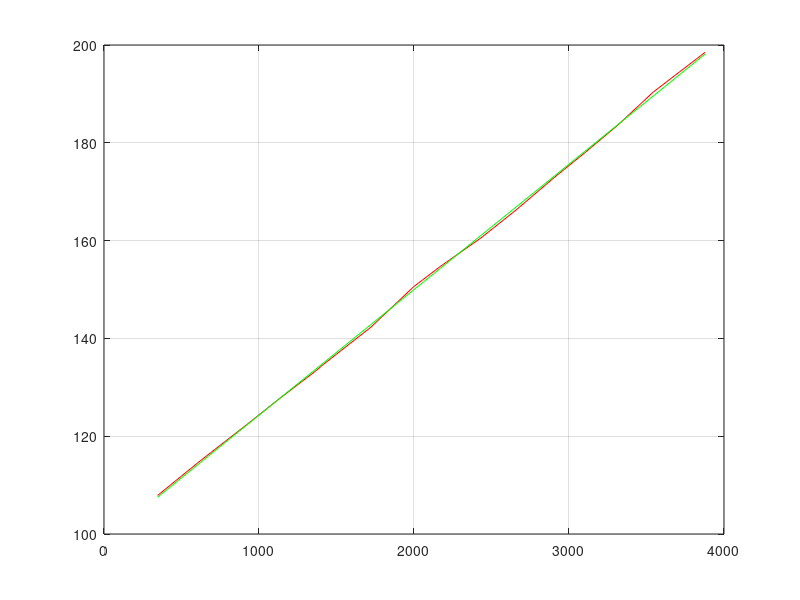
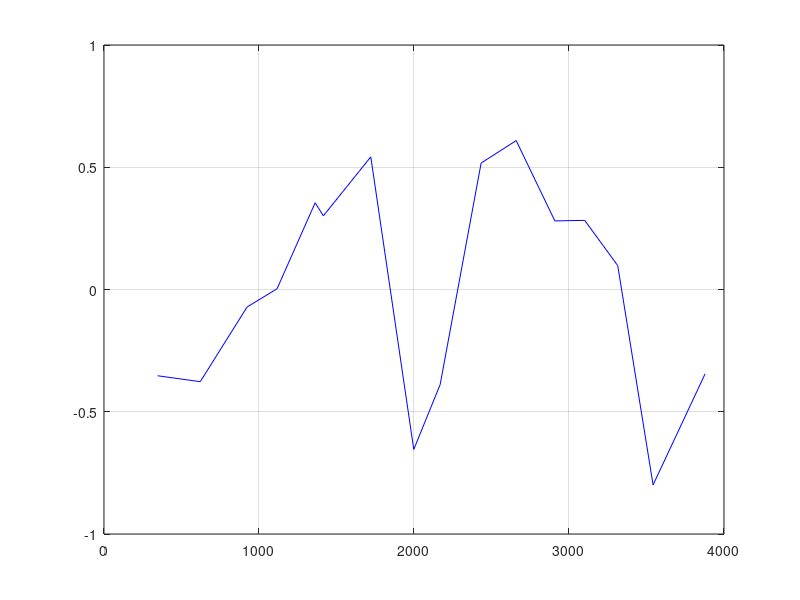
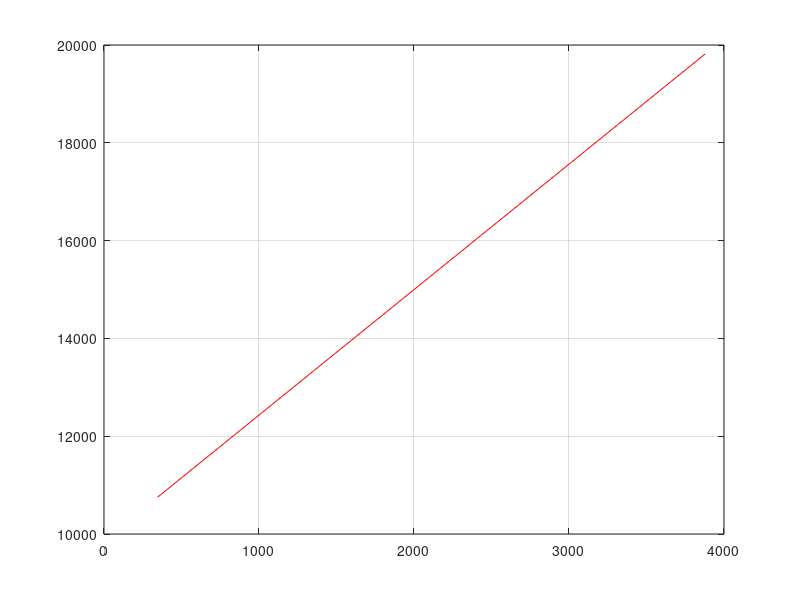
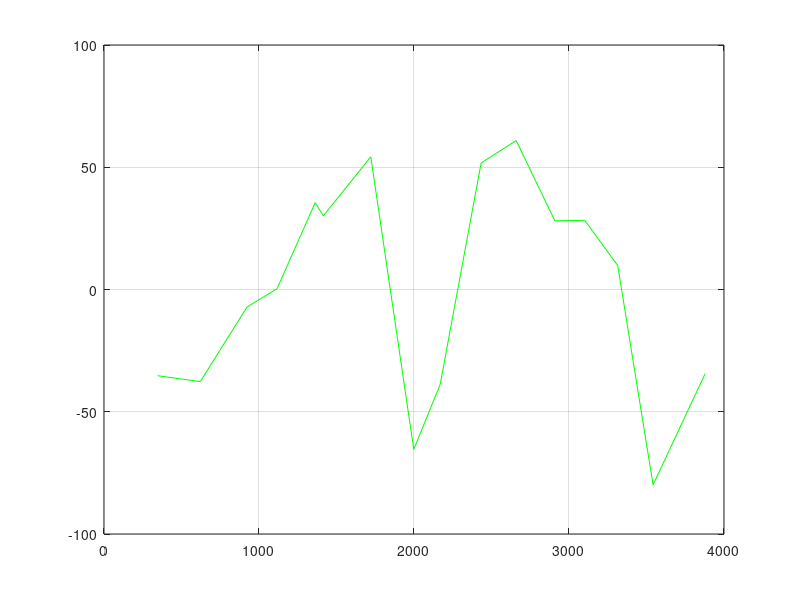

The MATLAB source for these figures, in order:
%x=[3777.25,3910.125,2687.125,2013.125,957.25,15.375,27.875,0.875];
%y=[199,199.2,167.2,149.9,123.2,99.7,99.8,99.6];
x=[346,     621,     922.875, 1116.375,1362.375,1415.25, 1721.25, 1998.5,  2168.625,2433.125,2659.25, 2908.75, 3101.375,3314.375,3542.5,  3878.25 ];
y=[107.89,  114.97,  122.41,  127.3,   133.26,  134.67,  142.28,  150.59,  154.69,  160.57,  166.28,  173.01,  177.95,  183.6,   190.35,  198.51  ];
z=polyfit(x,y,1)
zz=polyval(z,x)
zzz= zz-y
figure

plot(x,y,'r')
hold on
plot(x,zz,'g')
grid

figure
plot(x,zzz,'b')
grid

z1=(42037*x)/2^14+9866;
figure
plot(x,z1,'r')
grid
zzz1=z1-100*y;
figure
plot(x,zzz1,'g')
grid

